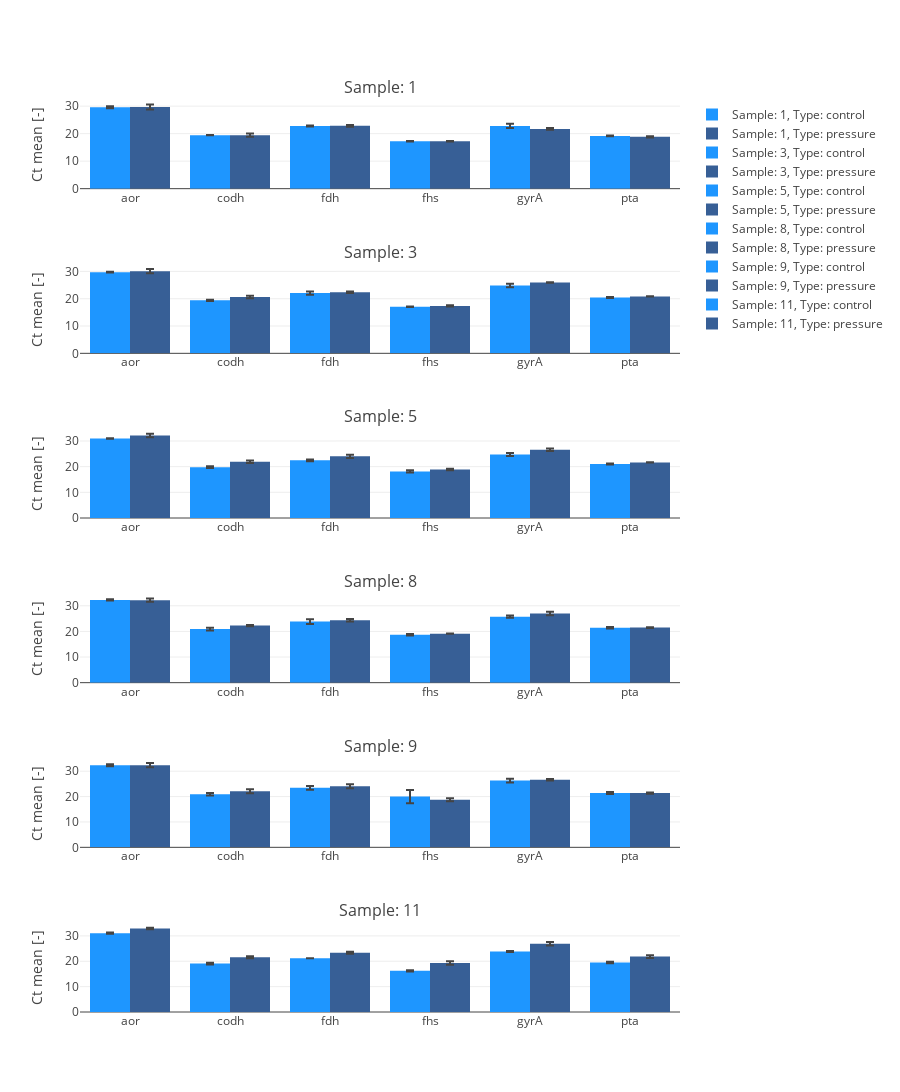

The cell this chart's notebook holds for it:
### Markdown cell above
## Plot Ct_mean and Ct_std for all samples and genes

### Code cell
traces = [
    go.Bar(
        x=df.GOI,
        y=df.Ct_mean,
        error_y=dict(
            type='data',
            array=df.Ct_std,
            visible=True
        ),
        name=("Sample: %s, Type: %s"%(sample, expType)),
        marker=dict(
            color=('rgb(30, 150, 255)' if expType == "control" else 'rgb(55, 95, 150)')
        )
    )
    for sample, outerDf in meanCts.reset_index().groupby(by="Sample")
    for expType, df in outerDf.groupby(by="Exp_Type") 
]

unique_samples = meanCts.reset_index()["Sample"].unique().map(lambda s: "Sample: %s"%s)

fig = plotly_tools.make_subplots(rows=len(unique_samples), cols=1, subplot_titles=unique_samples)

for i, trace in enumerate(traces):
    yi = int(np.floor(i/2)+1)
    fig.append_trace(trace, yi, 1)
    fig['layout']['yaxis'+str(yi)].update(title='Ct mean [-]')
    
fig['layout'].update(height=1500)
    
py.iplot(fig)

### Figure 1 — Plotly figure (JSON) as saved in the notebook; plotly's stock layout.template omitted (floating-point values rounded to 4 significant figures)
{"data": [{"error_y": {"array": [0.3493, 0.06506, 0.2234, 0.09074, 0.8052, 0.1504], "type": "data", "visible": true}, "marker": {"color": "rgb(30, 150, 255)"}, "name": "Sample: 1, Type: control", "type": "bar", "uid": "f18f1a33-8397-4fee-a7a0-e1380f16a2a1", "x": ["aor", "codh", "fdh", "fhs", "gyrA", "pta"], "xaxis": "x", "y": [29.56, 19.45, 22.78, 17.26, 22.82, 19.18], "yaxis": "y"}, {"error_y": {"array": [0.9215, 0.5652, 0.3166, 0.08622, 0.3011, 0.2272], "type": "data", "visible": true}, "marker": {"color": "rgb(55, 95, 150)"}, "name": "Sample: 1, Type: pressure", "type": "bar", "uid": "273556d7-6f32-402b-9455-c95462c5a355", "x": ["aor", "codh", "fdh", "fhs", "gyrA", "pta"], "xaxis": "x", "y": [29.7, 19.45, 22.83, 17.2, 21.73, 18.87], "yaxis": "y"}, {"error_y": {"array": [0.1258, 0.2515, 0.6122, 0.09644, 0.6261, 0.1986], "type": "data", "visible": true}, "marker": {"color": "rgb(30, 150, 255)"}, "name": "Sample: 3, Type: control", "type": "bar", "uid": "28292302-b7ac-48e8-9b27-31bbbe300dd8", "x": ["aor", "codh", "fdh", "fhs", "gyrA", "pta"], "xaxis": "x2", "y": [29.71, 19.4, 22.05, 17.02, 24.81, 20.46], "yaxis": "y2"}, {"error_y": {"array": [0.7508, 0.4827, 0.247, 0.2464, 0.106, 0.04933], "type": "data", "visible": true}, "marker": {"color": "rgb(55, 95, 150)"}, "name": "Sample: 3, Type: pressure", "type": "bar", "uid": "82f08f8b-b7b1-43cc-ab76-94a97c2d3b03", "x": ["aor", "codh", "fdh", "fhs", "gyrA", "pta"], "xaxis": "x2", "y": [30.09, 20.61, 22.36, 17.37, 25.92, 20.82], "yaxis": "y2"}, {"error_y": {"array": [0.1311, 0.3439, 0.2987, 0.4159, 0.5751, 0.2254], "type": "data", "visible": true}, "marker": {"color": "rgb(30, 150, 255)"}, "name": "Sample: 5, Type: control", "type": "bar", "uid": "c21a9a88-3d7c-4836-89eb-b51a8b30c204", "x": ["aor", "codh", "fdh", "fhs", "gyrA", "pta"], "xaxis": "x3", "y": [30.97, 19.78, 22.45, 18.15, 24.75, 21.04], "yaxis": "y3"}, {"error_y": {"array": [0.671, 0.4782, 0.6509, 0.2848, 0.4743, 0.03786], "type": "data", "visible": true}, "marker": {"color": "rgb(55, 95, 150)"}, "name": "Sample: 5, Type: pressure", "type": "bar", "uid": "f5dd1da7-dce8-4053-a69f-2642dacdf5e3", "x": ["aor", "codh", "fdh", "fhs", "gyrA", "pta"], "xaxis": "x3", "y": [32.14, 21.93, 24.01, 18.87, 26.56, 21.64], "yaxis": "y3"}, {"error_y": {"array": [0.2122, 0.5139, 0.904, 0.2982, 0.3996, 0.2854], "type": "data", "visible": true}, "marker": {"color": "rgb(30, 150, 255)"}, "name": "Sample: 8, Type: control", "type": "bar", "uid": "173f00f5-1cde-46a9-ba1a-8882d2d042f8", "x": ["aor", "codh", "fdh", "fhs", "gyrA", "pta"], "xaxis": "x4", "y": [32.3, 20.91, 23.84, 18.73, 25.76, 21.42], "yaxis": "y4"}, {"error_y": {"array": [0.6606, 0.2454, 0.4688, 0.04583, 0.6395, 0.1609], "type": "data", "visible": true}, "marker": {"color": "rgb(55, 95, 150)"}, "name": "Sample: 8, Type: pressure", "type": "bar", "uid": "44ea6fd0-4b3f-45ab-9840-11413baa8ad9", "x": ["aor", "codh", "fdh", "fhs", "gyrA", "pta"], "xaxis": "x4", "y": [32.21, 22.28, 24.37, 19.09, 26.99, 21.49], "yaxis": "y4"}, {"error_y": {"array": [0.3798, 0.5003, 0.7234, 2.612, 0.719, 0.3984], "type": "data", "visible": true}, "marker": {"color": "rgb(30, 150, 255)"}, "name": "Sample: 9, Type: control", "type": "bar", "uid": "91335650-b3fe-443d-9640-0467d84e39f6", "x": ["aor", "codh", "fdh", "fhs", "gyrA", "pta"], "xaxis": "x5", "y": [32.37, 20.92, 23.45, 20.0, 26.3, 21.4], "yaxis": "y5"}, {"error_y": {"array": [0.8361, 0.7773, 0.7477, 0.5828, 0.2893, 0.2285], "type": "data", "visible": true}, "marker": {"color": "rgb(55, 95, 150)"}, "name": "Sample: 9, Type: pressure", "type": "bar", "uid": "9a12a918-636a-44c6-9eb3-c25c73742a84", "x": ["aor", "codh", "fdh", "fhs", "gyrA", "pta"], "xaxis": "x5", "y": [32.35, 22.12, 24.07, 18.77, 26.62, 21.36], "yaxis": "y5"}, {"error_y": {"array": [0.2316, 0.335, 0.02082, 0.2635, 0.1931, 0.2899], "type": "data", "visible": true}, "marker": {"color": "rgb(30, 150, 255)"}, "name": "Sample: 11, Type: control", "type": "bar", "uid": "dc99d1b0-4fa3-4579-be06-55ed49b5e65e", "x": ["aor", "codh", "fdh", "fhs", "gyrA", "pta"], "xaxis": "x6", "y": [31.07, 19.1, 21.2, 16.24, 23.86, 19.54], "yaxis": "y6"}, {"error_y": {"array": [0.2715, 0.3716, 0.4219, 0.6458, 0.6888, 0.5689], "type": "data", "visible": true}, "marker": {"color": "rgb(55, 95, 150)"}, "name": "Sample: 11, Type: pressure", "type": "bar", "uid": "b83956ab-5036-41d0-957f-6e518eeb5674", "x": ["aor", "codh", "fdh", "fhs", "gyrA", "pta"], "xaxis": "x6", "y": [32.94, 21.61, 23.36, 19.32, 26.92, 21.83], "yaxis": "y6"}], "layout": {"annotations": [{"font": {"size": 16}, "showarrow": false, "text": "Sample: 1", "x": 0.5, "xanchor": "center", "xref": "paper", "y": 1.0, "yanchor": "bottom", "yref": "paper"}, {"font": {"size": 16}, "showarrow": false, "text": "Sample: 3", "x": 0.5, "xanchor": "center", "xref": "paper", "y": 0.8194, "yanchor": "bottom", "yref": "paper"}, {"font": {"size": 16}, "showarrow": false, "text": "Sample: 5", "x": 0.5, "xanchor": "center", "xref": "paper", "y": 0.6389, "yanchor": "bottom", "yref": "paper"}, {"font": {"size": 16}, "showarrow": false, "text": "Sample: 8", "x": 0.5, "xanchor": "center", "xref": "paper", "y": 0.4583, "yanchor": "bottom", "yref": "paper"}, {"font": {"size": 16}, "showarrow": false, "text": "Sample: 9", "x": 0.5, "xanchor": "center", "xref": "paper", "y": 0.2778, "yanchor": "bottom", "yref": "paper"}, {"font": {"size": 16}, "showarrow": false, "text": "Sample: 11", "x": 0.5, "xanchor": "center", "xref": "paper", "y": 0.09722, "yanchor": "bottom", "yref": "paper"}], "height": 1500, "xaxis": {"anchor": "y", "domain": [0, 1]}, "xaxis2": {"anchor": "y2", "domain": [0, 1]}, "xaxis3": {"anchor": "y3", "domain": [0, 1]}, "xaxis4": {"anchor": "y4", "domain": [0, 1]}, "xaxis5": {"anchor": "y5", "domain": [0, 1]}, "xaxis6": {"anchor": "y6", "domain": [0, 1]}, "yaxis": {"anchor": "x", "domain": [0.9028, 1.0], "title": {"text": "Ct mean [-]"}}, "yaxis2": {"anchor": "x2", "domain": [0.7222, 0.8194], "title": {"text": "Ct mean [-]"}}, "yaxis3": {"anchor": "x3", "domain": [0.5417, 0.6389], "title": {"text": "Ct mean [-]"}}, "yaxis4": {"anchor": "x4", "domain": [0.3611, 0.4583], "title": {"text": "Ct mean [-]"}}, "yaxis5": {"anchor": "x5", "domain": [0.1806, 0.2778], "title": {"text": "Ct mean [-]"}}, "yaxis6": {"anchor": "x6", "domain": [0, 0.09722], "title": {"text": "Ct mean [-]"}}}}
